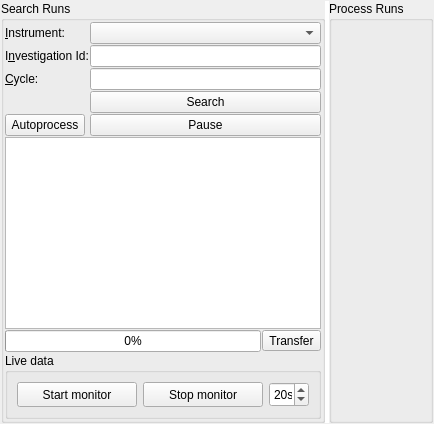
<?xml version="1.0" encoding="UTF-8"?>
<ui version="4.0">
 <class>RunsWidget</class>
 <widget class="QWidget" name="RunsWidget">
  <property name="windowTitle">
   <string>RunsTab</string>
  </property>
  <property name="toolTip">
   <string/>
  </property>
  <layout class="QVBoxLayout" name="layoutMain">
   <property name="leftMargin">
    <number>1</number>
   </property>
   <property name="topMargin">
    <number>1</number>
   </property>
   <property name="rightMargin">
    <number>1</number>
   </property>
   <property name="bottomMargin">
    <number>1</number>
   </property>
   <item>
    <widget class="QSplitter" name="splitterTables">
     <property name="sizePolicy">
      <sizepolicy hsizetype="Expanding" vsizetype="Expanding">
       <horstretch>0</horstretch>
       <verstretch>0</verstretch>
      </sizepolicy>
     </property>
     <property name="styleSheet">
      <string>QSplitter::handle { background-color:white }</string>
     </property>
     <property name="orientation">
      <enum>Qt::Horizontal</enum>
     </property>
     <property name="childrenCollapsible">
      <bool>true</bool>
     </property>
     <widget class="QGroupBox" name="searchPane">
      <property name="title">
       <string>Search Runs</string>
      </property>
      <layout class="QVBoxLayout" name="layoutSearchPane" stretch="0,1,0,0">
       <property name="spacing">
        <number>1</number>
       </property>
       <property name="leftMargin">
        <number>1</number>
       </property>
       <property name="topMargin">
        <number>1</number>
       </property>
       <property name="rightMargin">
        <number>1</number>
       </property>
       <property name="bottomMargin">
        <number>1</number>
       </property>
       <item>
        <layout class="QFormLayout" name="layoutSearchForm">
         <property name="fieldGrowthPolicy">
          <enum>QFormLayout::AllNonFixedFieldsGrow</enum>
         </property>
         <item row="0" column="0">
          <widget class="QLabel" name="labelInstrument">
           <property name="text">
            <string>&amp;Instrument:</string>
           </property>
           <property name="buddy">
            <cstring>comboSearchInstrument</cstring>
           </property>
          </widget>
         </item>
         <item row="0" column="1">
          <widget class="QComboBox" name="comboSearchInstrument">
           <property name="sizePolicy">
            <sizepolicy hsizetype="Expanding" vsizetype="Fixed">
             <horstretch>0</horstretch>
             <verstretch>0</verstretch>
            </sizepolicy>
           </property>
           <property name="minimumSize">
            <size>
             <width>150</width>
             <height>0</height>
            </size>
           </property>
           <property name="toolTip">
            <string>The instrument used for the investigation to search for</string>
           </property>
           <property name="whatsThis">
            <string>Specifies which instrument you're searching for data from.</string>
           </property>
          </widget>
         </item>
         <item row="1" column="0">
          <widget class="QLabel" name="labelInvestigationId">
           <property name="sizePolicy">
            <sizepolicy hsizetype="Minimum" vsizetype="Preferred">
             <horstretch>0</horstretch>
             <verstretch>0</verstretch>
            </sizepolicy>
           </property>
           <property name="text">
            <string>I&amp;nvestigation Id:</string>
           </property>
           <property name="buddy">
            <cstring>textSearch</cstring>
           </property>
          </widget>
         </item>
         <item row="1" column="1">
          <widget class="QLineEdit" name="textSearch">
           <property name="sizePolicy">
            <sizepolicy hsizetype="Expanding" vsizetype="Fixed">
             <horstretch>0</horstretch>
             <verstretch>0</verstretch>
            </sizepolicy>
           </property>
           <property name="minimumSize">
            <size>
             <width>40</width>
             <height>0</height>
            </size>
           </property>
           <property name="toolTip">
            <string>The Id of the investigation runs to search for</string>
           </property>
           <property name="whatsThis">
            <string>Specifies the investigation id that you are searching for runs from.</string>
           </property>
           <property name="inputMethodHints">
            <set>Qt::ImhDigitsOnly</set>
           </property>
           <property name="cursorPosition">
            <number>0</number>
           </property>
          </widget>
         </item>
         <item row="2" column="0">
          <widget class="QLabel" name="labelCycle">
           <property name="sizePolicy">
            <sizepolicy hsizetype="Minimum" vsizetype="Preferred">
             <horstretch>0</horstretch>
             <verstretch>0</verstretch>
            </sizepolicy>
           </property>
           <property name="text">
            <string>&amp;Cycle:</string>
           </property>
           <property name="buddy">
            <cstring>textCycle</cstring>
           </property>
          </widget>
         </item>
         <item row="2" column="1">
          <widget class="QLineEdit" name="textCycle">
           <property name="sizePolicy">
            <sizepolicy hsizetype="Expanding" vsizetype="Fixed">
             <horstretch>0</horstretch>
             <verstretch>0</verstretch>
            </sizepolicy>
           </property>
           <property name="minimumSize">
            <size>
             <width>40</width>
             <height>0</height>
            </size>
           </property>
           <property name="toolTip">
            <string>The cycle the investigation is in e.g. 19_4. If provided, this avoids requiring an ICat login and uses journal search instead.</string>
           </property>
           <property name="whatsThis">
            <string>Specifies the cycle that you are searching for runs from, e.g. 19_4. If this is provided, then the search will use the journal files, which is the most reliable method. If omitted, the search will use ICat instead. This requires an ICat login and can be less reliable, so we recommend that you always provide the cycle if it is known.</string>
           </property>
           <property name="inputMethodHints">
            <set>Qt::ImhDigitsOnly</set>
           </property>
           <property name="cursorPosition">
            <number>0</number>
           </property>
          </widget>
         </item>
         <item row="3" column="1">
          <widget class="QPushButton" name="buttonSearch">
           <property name="sizePolicy">
            <sizepolicy hsizetype="Preferred" vsizetype="Preferred">
             <horstretch>0</horstretch>
             <verstretch>0</verstretch>
            </sizepolicy>
           </property>
           <property name="toolTip">
            <string>Search for runs using ICAT</string>
           </property>
           <property name="whatsThis">
            <string>Searches ICAT for runs from the given instrument with the given investigation id.</string>
           </property>
           <property name="text">
            <string>Search</string>
           </property>
          </widget>
         </item>
         <item row="4" column="0">
          <widget class="QPushButton" name="buttonAutoreduce">
           <property name="sizePolicy">
            <sizepolicy hsizetype="Preferred" vsizetype="Preferred">
             <horstretch>0</horstretch>
             <verstretch>0</verstretch>
            </sizepolicy>
           </property>
           <property name="toolTip">
            <string>Process all runs in this investigation and poll for new runs</string>
           </property>
           <property name="whatsThis">
            <string>Start a background process that will poll for new runs in the current investigation. When runs are found, they are automatically transferred to the table and processed.</string>
           </property>
           <property name="text">
            <string>Autoprocess</string>
           </property>
          </widget>
         </item>
         <item row="4" column="1">
          <widget class="QPushButton" name="buttonAutoreducePause">
           <property name="sizePolicy">
            <sizepolicy hsizetype="Preferred" vsizetype="Preferred">
             <horstretch>0</horstretch>
             <verstretch>0</verstretch>
            </sizepolicy>
           </property>
           <property name="toolTip">
            <string>Pause auto-processing</string>
           </property>
           <property name="whatsThis">
            <string>Pause any processing or auto-processing that is in progress. Pressing Autoprocess again after pausing will resume from where it was stopped, unless the instrument or investigation ID has changed, in which case the table will cleared and auto-processing will restart</string>
           </property>
           <property name="accessibleName">
            <string/>
           </property>
           <property name="text">
            <string>Pause</string>
           </property>
          </widget>
         </item>
        </layout>
       </item>
       <item>
        <widget class="QTableView" name="tableSearchResults">
         <property name="contextMenuPolicy">
          <enum>Qt::CustomContextMenu</enum>
         </property>
         <property name="selectionMode">
          <enum>QAbstractItemView::ExtendedSelection</enum>
         </property>
         <property name="selectionBehavior">
          <enum>QAbstractItemView::SelectRows</enum>
         </property>
         <attribute name="horizontalHeaderDefaultSectionSize">
          <number>60</number>
         </attribute>
         <attribute name="horizontalHeaderMinimumSectionSize">
          <number>20</number>
         </attribute>
         <attribute name="horizontalHeaderStretchLastSection">
          <bool>true</bool>
         </attribute>
         <attribute name="verticalHeaderVisible">
          <bool>false</bool>
         </attribute>
         <attribute name="verticalHeaderDefaultSectionSize">
          <number>20</number>
         </attribute>
        </widget>
       </item>
       <item>
        <layout class="QHBoxLayout" name="layoutSearchBottomRow">
         <item>
          <widget class="QProgressBar" name="progressBar">
           <property name="toolTip">
            <string>Shows the current progress when transferring runs manually, or a busy indicator to show that auto-processing is running</string>
           </property>
           <property name="whatsThis">
            <string>When transferring runs manually, this bar shows the progress as a percentage complete. Alternatively, when auto-processing is running, it shows a busy indicator to show that the background polling and transfer of runs is continually running.</string>
           </property>
           <property name="value">
            <number>0</number>
           </property>
          </widget>
         </item>
         <item>
          <widget class="QToolButton" name="buttonTransfer">
           <property name="toolTip">
            <string>Transfer the selected run(s) into the processing table</string>
           </property>
           <property name="whatsThis">
            <string>This transfers the currenly-selected runs in the Search table into the main table, ready for processing</string>
           </property>
           <property name="text">
            <string>Transfer</string>
           </property>
           <property name="toolButtonStyle">
            <enum>Qt::ToolButtonTextBesideIcon</enum>
           </property>
          </widget>
         </item>
        </layout>
       </item>
       <item>
        <widget class="QGroupBox" name="groupLiveData">
         <property name="sizePolicy">
          <sizepolicy hsizetype="Preferred" vsizetype="Fixed">
           <horstretch>0</horstretch>
           <verstretch>0</verstretch>
          </sizepolicy>
         </property>
         <property name="minimumSize">
          <size>
           <width>0</width>
           <height>45</height>
          </size>
         </property>
         <property name="maximumSize">
          <size>
           <width>16777215</width>
           <height>16777215</height>
          </size>
         </property>
         <property name="title">
          <string>Live data</string>
         </property>
         <layout class="QHBoxLayout" name="horizontalLayout">
          <property name="bottomMargin">
           <number>9</number>
          </property>
          <item>
           <layout class="QHBoxLayout" name="layoutLiveData" stretch="1,1,0">
            <property name="bottomMargin">
             <number>0</number>
            </property>
            <item>
             <widget class="QPushButton" name="buttonMonitor">
              <property name="sizePolicy">
               <sizepolicy hsizetype="Expanding" vsizetype="Fixed">
                <horstretch>0</horstretch>
                <verstretch>0</verstretch>
               </sizepolicy>
              </property>
              <property name="minimumSize">
               <size>
                <width>120</width>
                <height>25</height>
               </size>
              </property>
              <property name="toolTip">
               <string>Start a background process to monitor live data for this instrument</string>
              </property>
              <property name="text">
               <string>Start monitor</string>
              </property>
             </widget>
            </item>
            <item>
             <widget class="QPushButton" name="buttonStopMonitor">
              <property name="sizePolicy">
               <sizepolicy hsizetype="Expanding" vsizetype="Fixed">
                <horstretch>0</horstretch>
                <verstretch>0</verstretch>
               </sizepolicy>
              </property>
              <property name="minimumSize">
               <size>
                <width>120</width>
                <height>25</height>
               </size>
              </property>
              <property name="text">
               <string>Stop monitor</string>
              </property>
             </widget>
            </item>
            <item>
             <widget class="QSpinBox" name="spinBoxUpdateInterval">
              <property name="sizePolicy">
               <sizepolicy hsizetype="Expanding" vsizetype="Fixed">
                <horstretch>0</horstretch>
                <verstretch>0</verstretch>
               </sizepolicy>
              </property>
              <property name="minimumSize">
               <size>
                <width>40</width>
                <height>25</height>
               </size>
              </property>
              <property name="toolTip">
               <string>Set live data update interval</string>
              </property>
              <property name="inputMethodHints">
               <set>Qt::ImhDigitsOnly</set>
              </property>
              <property name="wrapping">
               <bool>false</bool>
              </property>
              <property name="suffix">
               <string>s</string>
              </property>
              <property name="minimum">
               <number>1</number>
              </property>
              <property name="value">
               <number>20</number>
              </property>
             </widget>
            </item>
           </layout>
          </item>
         </layout>
        </widget>
       </item>
      </layout>
     </widget>
     <widget class="QGroupBox" name="tablePane">
      <property name="title">
       <string>Process Runs</string>
      </property>
      <layout class="QVBoxLayout" name="layoutProcessPane">
       <property name="spacing">
        <number>1</number>
       </property>
       <property name="leftMargin">
        <number>1</number>
       </property>
       <property name="topMargin">
        <number>1</number>
       </property>
       <property name="rightMargin">
        <number>1</number>
       </property>
       <property name="bottomMargin">
        <number>1</number>
       </property>
      </layout>
     </widget>
    </widget>
   </item>
  </layout>
  <action name="actionSearch">
   <property name="text">
    <string>Search</string>
   </property>
   <property name="toolTip">
    <string>Search for runs using ICAT</string>
   </property>
   <property name="whatsThis">
    <string>Searches ICAT for runs from the given instrument with the given investigation id.</string>
   </property>
  </action>
  <action name="actionAutoreduce">
   <property name="text">
    <string>Autoreduce</string>
   </property>
   <property name="toolTip">
    <string>Process all runs in this investigation and poll for new runs</string>
   </property>
   <property name="whatsThis">
    <string>Start a background process that will poll for new runs in the current investigation. When runs are found, they are automatically transferred to the table and processed.</string>
   </property>
  </action>
  <action name="actionTransfer">
   <property name="text">
    <string>Transfer</string>
   </property>
   <property name="toolTip">
    <string>Transfer the selected run(s) into the processing table</string>
   </property>
   <property name="whatsThis">
    <string>This transfers the currenly-selected runs in the Search table into the main table, ready for processing</string>
   </property>
  </action>
  <action name="actionAutoreducePause">
   <property name="text">
    <string>Pause</string>
   </property>
   <property name="toolTip">
    <string>Pause auto-processing</string>
   </property>
   <property name="whatsThis">
    <string>Pause any processing or auto-processing that is in progress. Pressing Autoprocess again after pausing will resume from where it was stopped, unless the instrument or investigation ID has changed, in which case the table will cleared and auto-processing will restart</string>
   </property>
  </action>
 </widget>
 <tabstops>
  <tabstop>comboSearchInstrument</tabstop>
  <tabstop>tableSearchResults</tabstop>
 </tabstops>
 <resources/>
 <connections>
  <connection>
   <sender>buttonSearch</sender>
   <signal>clicked()</signal>
   <receiver>actionSearch</receiver>
   <slot>trigger()</slot>
   <hints>
    <hint type="sourcelabel">
     <x>217</x>
     <y>143</y>
    </hint>
    <hint type="destinationlabel">
     <x>-1</x>
     <y>-1</y>
    </hint>
   </hints>
  </connection>
  <connection>
   <sender>textSearch</sender>
   <signal>returnPressed()</signal>
   <receiver>actionSearch</receiver>
   <slot>trigger()</slot>
   <hints>
    <hint type="sourcelabel">
     <x>228</x>
     <y>112</y>
    </hint>
    <hint type="destinationlabel">
     <x>-1</x>
     <y>-1</y>
    </hint>
   </hints>
  </connection>
  <connection>
   <sender>textCycle</sender>
   <signal>returnPressed()</signal>
   <receiver>actionSearch</receiver>
   <slot>trigger()</slot>
   <hints>
    <hint type="sourcelabel">
     <x>228</x>
     <y>112</y>
    </hint>
    <hint type="destinationlabel">
     <x>-1</x>
     <y>-1</y>
    </hint>
   </hints>
  </connection>
  <connection>
   <sender>buttonAutoreduce</sender>
   <signal>clicked()</signal>
   <receiver>actionAutoreduce</receiver>
   <slot>trigger()</slot>
   <hints>
    <hint type="sourcelabel">
     <x>20</x>
     <y>20</y>
    </hint>
    <hint type="destinationlabel">
     <x>-1</x>
     <y>-1</y>
    </hint>
   </hints>
  </connection>
  <connection>
   <sender>buttonAutoreducePause</sender>
   <signal>clicked()</signal>
   <receiver>actionAutoreducePause</receiver>
   <slot>trigger()</slot>
   <hints>
    <hint type="sourcelabel">
     <x>478</x>
     <y>159</y>
    </hint>
    <hint type="destinationlabel">
     <x>-1</x>
     <y>-1</y>
    </hint>
   </hints>
  </connection>
 </connections>
</ui>
